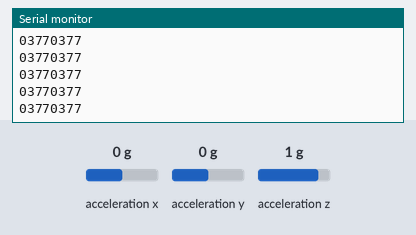
A sketch run on a simulated Arduino Leonardo, built with avr-gcc and run on an emulated ATmega32U4. Parts: the last lines printed to the serial monitor. The inputs (shaded band) are chosen by the test bench; at power-on: acceleration x 0 g, acceleration y 0 g, acceleration z 1 g.

Above: at 1.2 s.
1.3 s: acceleration x set to -1.4 g
At 2.2 s:
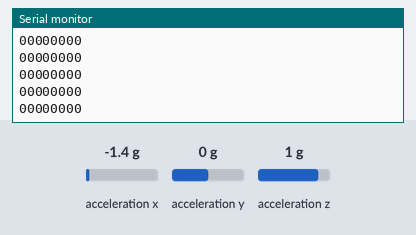
2.8 s: acceleration x set to 0.8 g
At 3.8 s:
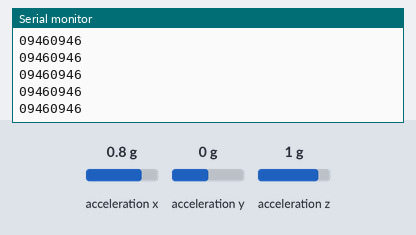
Timing chart, 0 to 5.8 s (numbered marks = the images above; inputs shaded):
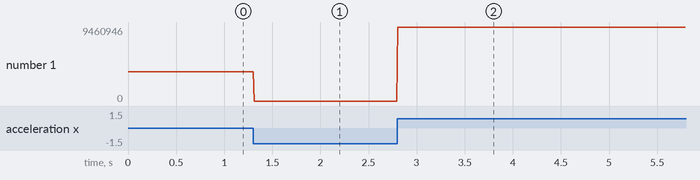

Measured:
- after the input at 1.3 s, the serial monitor: prints a new line at once (image 1)
- after the input at 2.8 s, the serial monitor: prints a new line at once (image 2)
- plotted number 1: 3770377 → 0 after the input at 1.3 s, 0 → 9460946 after the input at 2.8 s

The sketch:

cpp_arduino_esplora.ino
```cpp
/*

Based on the Esplora Accelerometer example by Tom Igoe created on 22 Dec 2012

Write on the serial port the normalized value of the tilt angle for the x axis in the format 000000.
First two digit tell wich player is the value for.
Next 4 digit have a from 0 to 1000 value. 500 stay for 0 degree angle.

2014/11/25
Eugenio Vannoni

Made for educational purpose.
Jumpstar processing Starter 3d 2014,
Workshop a cura di Officine Arduino


This example is in the public domain.

*/

#include <Esplora.h>

void setup()
{
  Serial.begin(9600);        // initialize serial communications with your computer
}

void loop()
{
  int xAxis = Esplora.readAccelerometer(X_AXIS);    // read the X axis
  int yAxis = Esplora.readAccelerometer(Y_AXIS);    // read the Y axis
  int zAxis = Esplora.readAccelerometer(Z_AXIS);    // read the Z axis
/*
  Serial.print("x: ");      // print the label for X
  Serial.print(xAxis);      // print the value for the X axis
  Serial.print("\ty: ");    // print a tab character, then the label for Y
  Serial.print(yAxis);      // print the value for the Y axis
  Serial.print("\tz: ");    // print a tab character, then the label for Z
  Serial.println(zAxis);    // print the value for the Z axis

  delay(500);              // wait half a second (500 milliseconds)
*/
int xmin=-85;
int xmax=140;
if(xAxis>xmax)xAxis=xmax; // the higher value returned
if(xAxis<xmin)xAxis=xmin; // the lower value returned

int tmp=floor( (float(xAxis)-float(xmin))/(float(xmax)-float(xmin))*1000); //normalize the value from 0 to 1000

if(tmp<10)Serial.print(0);
if(tmp<100)Serial.print(0);
if(tmp<1000)Serial.print(0);
Serial.print(tmp);
if(tmp<10)Serial.print(0);
if(tmp<100)Serial.print(0);
if(tmp<1000)Serial.print(0);
Serial.println(tmp);
delay(10);
}
```
